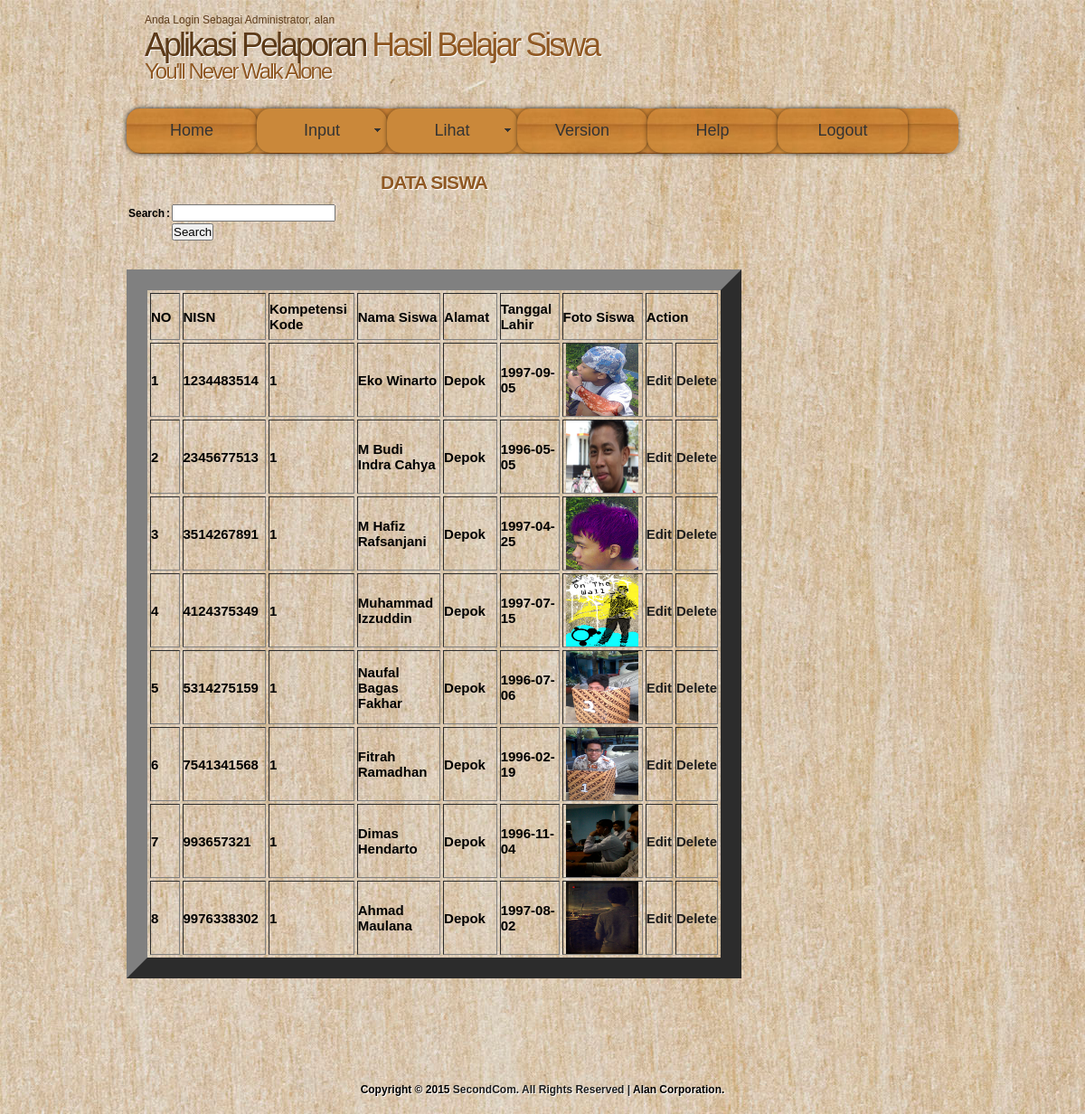
Screenshot of /ukAlan/admin/lihat_siswa.php (signed in) with the database file from the repository.
### tables this page shows
CREATE TABLE IF NOT EXISTS `siswa` (
  `NISN` char(10) NOT NULL,
  `Kode_kk` char(5) NOT NULL,
  `Nama_siswa` varchar(25) NOT NULL,
  `Alamat_siswa` varchar(30) NOT NULL,
  `Tgl_lahir` date NOT NULL,
  `Foto_siswa` varchar(200) NOT NULL,
  PRIMARY KEY (`NISN`)
);

### ukAlan/admin/lihat_siswa.php (the view, shortened to what this page needs)
<?php
if(isset($_SESSION['username'])) {
	$nama = $_SESSION['username'];
?>
<?php require_once('../Connections/koneksi.php'); ?>
<?php
$maxRows_Recordset1 = 10;
$pageNum_Recordset1 = 0;
$startRow_Recordset1 = $pageNum_Recordset1 * $maxRows_Recordset1;
$query_Recordset1 = "SELECT * FROM siswa";
$query_limit_Recordset1 = sprintf("%s LIMIT %d, %d", $query_Recordset1, $startRow_Recordset1, $maxRows_Recordset1);
$Recordset1 = mysql_query($query_limit_Recordset1, $koneksi) or die(mysql_error());
$row_Recordset1 = mysql_fetch_assoc($Recordset1);
?>
<!DOCTYPE html PUBLIC "-//W3C//DTD XHTML 1.1//EN" "http://www.w3.org/TR/xhtml11/DTD/xhtml11.dtd">
<html xmlns="http://www.w3.org/1999/xhtml" xml:lang="en">
<head>
  <link rel="stylesheet" type="text/css" href="../css/style.css" />
<link href="../SpryAssets/SpryMenuBarHorizontal.css" rel="stylesheet" type="text/css" />
</head>
<body>
  <div id="main">
    <div id="header">
	  <div id="banner">
	    <div id="welcome">
        <span>Anda Login Sebagai Administrator, <?php echo $nama;?></span>
	      <h1><span>Aplikasi Pelaporan</span> Hasil Belajar Siswa</h1>
	    </div>
	    <div id="welcome_slogan">
	      <h1>You'll Never Walk Alone</h1>
	    </div>
	  </div>
    </div>
	<div id="menubar">
     <ul id="MenuBar1" class="MenuBarHorizontal">
<li class="current"><a href="index.php">Home</a></li>
<li><a class="MenuBarHorizontal" href="#">Input</a>
    </li>
         <li><a class="MenuBarItemSubmenu" href="#">Lihat</a>
    </li>
         <li><a href="version.php">Version</a></li>
          <li><a href="help.php">Help</a></li>
           <li><a onclick="return confirm('Apakah Anda Yakin Ingin Keluar Dari Sistem?')" href="../login/logout.php">Logout</a></li>
</ul>
</div>
</div>
	<div id="site_content">
	  <div class="sidebar_container">
      </div>
	  <div id="content">
        <div class="content_item">
        <h1><div align="center"><strong>DATA SISWA<strong></div></h1>
          <div align="left">
<form action="" method="post" enctype="multipart/form-data" name="form1">
<table width="200" border="0">
  <tr>
    <td width="47"><strong>Search</strong></td>
    <td width="10"><strong>:</strong></td>
    <td width="129">
      <label>
        <input type="text" name="search" id="search" />
      </label>
    </td>
  </tr>
  <tr>
    <td>&nbsp;</td>
    <td>&nbsp;</td>
    <td>
      <label>
        <input type="submit" name="search2" id="search2" value="Search" />
      </label>
    </td>
  </tr>
</table>
</form>
</div>
<p>&nbsp;</p>
          <div align="center"><table style="font-size:15px;" border="23" align="center" cellpadding="3" cellspacing="3">
            <tr>
           	  <td width=500px height=50px><strong>NO</strong></td>
              <td width=500px height=50px><strong>NISN</strong></td>
              <td width=500px height=50px><strong>Kompetensi Kode</strong></td>
              <td width=500px height=50px><strong>Nama Siswa</strong></td>
              <td width=500px height=50px><strong>Alamat</strong></td>
              <td width=500px height=50px><strong>Tanggal Lahir</strong></td>
              <td width=500px height=50px><strong>Foto Siswa</strong></td>
              <td colspan="2"><strong>Action</strong></td>
            </tr>
             <?php
				if ((isset($_POST['search2'])) && ($_POST['search'] != "")) {
					$search = $_POST['search'];
					$sql="SELECT * FROM siswa WHERE NISN='$search' OR Kode_kk='$search' OR Nama_siswa='$search' ;";
					$eksekusi_sql = mysql_query($sql,$koneksi) or die(mysql_error());
					$cari = mysql_fetch_assoc($eksekusi_sql);
			  $no = 1;
            do { ?>
              <tr>
              	<td><?php echo $no; ?></td>
                <td><?php echo $cari['NISN']; ?></td>
                <td><?php echo $cari['Kode_kk']; ?></td>
                <td><?php echo $cari['Nama_siswa']; ?></td>
                <td><?php echo $cari['Alamat_siswa']; ?></td>
                <td><?php echo $cari['Tgl_lahir']; ?></td>
                <td><div align="center"><img src="../images/<?php echo $cari['Foto_siswa']; ?>" width="80px" height="80px" align="middle" /></div></td>
                <td><a href="edit_siswa.php?siswa_nisn=<?php echo $cari['NISN']; ?>">Edit</a></td>
                <td><a onclick="return confirm ('Apakah Anda Yakin Ingin Menghapus Data Ini?')" href="lihat_siswa.php?NISN=<?php echo $cari['NISN']; ?>">Delete</a></td>
              </tr>
              <?php
			$no++;
			} while ($cari = mysql_fetch_assoc($eksekusi_sql));
			}
			else{
			$no = 1;
			do { ?>
              <tr>
              	<td><?php echo $no; ?></td>
                <td><?php echo $row_Recordset1['NISN']; ?></td>
                <td><?php echo $row_Recordset1['Kode_kk']; ?></td>
                <td><?php echo $row_Recordset1['Nama_siswa']; ?></td>
                <td><?php echo $row_Recordset1['Alamat_siswa']; ?></td>
                <td><?php echo $row_Recordset1['Tgl_lahir']; ?></td>
                <td><div align="center"><img src="../images/<?php echo $row_Recordset1['Foto_siswa']; ?>" width="80px" height="80px" align="middle" /></div></td>
                <td><a href="edit_siswa.php?siswa_nisn=<?php echo $row_Recordset1['NISN']; ?>">Edit</a></td>
                <td><a onclick="return confirm ('Apakah Anda Yakin Ingin Menghapus Data Ini?')" href="lihat_siswa.php?NISN=<?php echo $row_Recordset1['NISN']; ?>">Delete</a></td>
              </tr>
              <?php
			  $no++;
			  } while ($row_Recordset1 = mysql_fetch_assoc($Recordset1));
			}
			?>
          </div>
<br style="clear:both"/>
		  <div class="content_container">
	      </div>
	    </div>
          <div class="content_container">
	    </div>
	  </div>
</div>
	  <br style="clear:both"/>
<div id="footer"><br /><br />
  Copyright © 2015 <a href="http://www.second.com">SecondCom. All Rights Reserved | </a> Alan Corporation.
  </div>
</body>
</html>
<?php
} else{
?>
<script>document.location.href="../login/"</script>
<?php
}
?>

### ukAlan/css/style.css (style rules this page uses)
html { height: 100%; }
* { margin: 0; padding: 0; }
body { background: transparent url(../images/pattern.jpg) repeat; color: #000; font-family: Arial, Helvetica, sans-serif; font-size: 12px; font-style: normal; font-weight: normal; font-variant: normal; }
p { padding: 0 0 10px 0; line-height: 1.7em; font-size: 100% }
img { border: 0; }
h1, h2, h3, h4, h5, h6 { font: normal 175% Arial, Helvetica, sans-serif; color: #8F5823; text-shadow: 1px 1px #fff; letter-spacing: -1px; margin: 0 0 10px 0; }
span { color: #5C3A18; }
a, a:hover { color: #1D1D1D; background: transparent; outline: none; text-decoration: none; }
ul { margin: 2px 0 22px 30px; line-height: 1.7em; font-style: normal; font-size: 100%; }
#main, #header, #banner, #menubar, #site_content, #footer, #content_grey { margin-left: auto; margin-right: auto; }
#main { background: transparent; }
#header { width: 920px; height: 120px; background: transparent; }
#banner { width: 920px; position: relative; height: 50px; padding: 15px 0 0 0; background: transparent; }
#menubar { width: 920px; height: 50px; text-align: center; margin: 0 auto; background: transparent url(../images/menu_pattern.jpg) repeat; border-radius: 15px 15px 15px 15px; -moz-border-radius: 15px 15px 15px 15px; -webkit-border: 15px 15px 15px 15px; -webkit-box-shadow: rgba(0, 0, 0, 0.5) 0px 0px 5px; -moz-box-shadow: rgba(0, 0, 0, 0.5) 0px 0px 5px; box-shadow: rgba(0, 0, 0, 0.5) 0px 0px 5px; font-size: 18px; }
#welcome { width: 880px; float: left; height: 50px; margin: 0 auto; padding-left: 20px; background: transparent; }
#welcome_slogan { width: 880px; float: left; height: 50px; margin: 0 auto; padding-left: 20px; background: transparent; }
#welcome H1 { font: normal 300% Arial, Helvetica, sans-serif; letter-spacing: -3px; text-shadow: 1px 1px #FFF; color: #8F5823; }
#welcome_slogan H1 { font: normal 200% Arial, Helvetica, sans-serif; letter-spacing: -2px; text-shadow: 1px 1px #FFF; color: #8F5823; }
#site_content { width: 920px; overflow: hidden; margin: 0 auto; }
.sidebar_container { float: right; margin: 10px 0 0 20px; width: 215px; padding: 0; }
#content { width: 680px; margin-bottom: 20px; float: left; }
.content_item { width: 680px; margin-top: 20px; margin-bottom: 20px; }
.content_container { width: 320px; padding: 5px; margin-right: 10px; float: left; }
#footer { width: 920px; height: 20px; font-weight: bold; padding-top: 20px; text-align: center; background: transparent; text-shadow: 1px 1px #fff; }
#footer a, #footer a:hover { text-decoration: none; padding-bottom: 20px; }
#footer a, #footer a:hover { text-decoration: none; }

### ukAlan/SpryAssets/SpryMenuBarHorizontal.css (style rules this page uses)
ul.MenuBarHorizontal { margin: 0; padding: 0; list-style-type: none; font-size: 100%; cursor: default; width: auto; }
ul.MenuBarHorizontal li { margin: 0; padding: 0; list-style-type: none; font-size: 100%; position: relative; text-align: left; cursor: pointer; width: 8em; float: left; }
ul.MenuBarHorizontal a { text-align: center; margin: 0 auto; background: transparent url(../images/menu_pattern.jpg) repeat; border-radius: 15px 15px 15px 15px; -moz-border-radius: 15px 15px 15px 15px; -webkit-border: 15px 15px 15px 15px; -webkit-box-shadow: rgba(0, 0, 0, 0.5) 0px 0px 5px; -moz-box-shadow: rgba(0, 0, 0, 0.5) 0px 0px 5px; box-shadow: rgba(0, 0, 0, 0.5) 0px 0px 5px; font-size: 18px; display: block; cursor: pointer; background-color: #CA883A; padding: 0.5em 0.75em; color: #333; text-decoration: none; }
ul.MenuBarHorizontal a.MenuBarItemSubmenu { background-image: url(SpryMenuBarDown.gif); background-repeat: no-repeat; background-position: 95% 50%; }

### rows the page displays
siswa: NISN "1234483514", Kode_kk "1", Nama_siswa "Eko Winarto", Alamat_siswa "Depok", Tgl_lahir "1997-09-05", Foto_siswa (picture)
siswa: NISN "2345677513", Kode_kk "1", Nama_siswa "M Budi Indra Cahya", Alamat_siswa "Depok", Tgl_lahir "1996-05-05", Foto_siswa (picture)
siswa: NISN "3514267891", Kode_kk "1", Nama_siswa "M Hafiz Rafsanjani", Alamat_siswa "Depok", Tgl_lahir "1997-04-25", Foto_siswa (picture)
siswa: NISN "4124375349", Kode_kk "1", Nama_siswa "Muhammad Izzuddin", Alamat_siswa "Depok", Tgl_lahir "1997-07-15", Foto_siswa (picture)
siswa: NISN "5314275159", Kode_kk "1", Nama_siswa "Naufal Bagas Fakhar", Alamat_siswa "Depok", Tgl_lahir "1996-07-06", Foto_siswa (picture)
siswa: NISN "7541341568", Kode_kk "1", Nama_siswa "Fitrah Ramadhan", Alamat_siswa "Depok", Tgl_lahir "1996-02-19", Foto_siswa (picture)
siswa: NISN "993657321", Kode_kk "1", Nama_siswa "Dimas Hendarto", Alamat_siswa "Depok", Tgl_lahir "1996-11-04", Foto_siswa (picture)
siswa: NISN "9976338302", Kode_kk "1", Nama_siswa "Ahmad Maulana", Alamat_siswa "Depok", Tgl_lahir "1997-08-02", Foto_siswa (picture)

### other values shown
$nama "alan"
